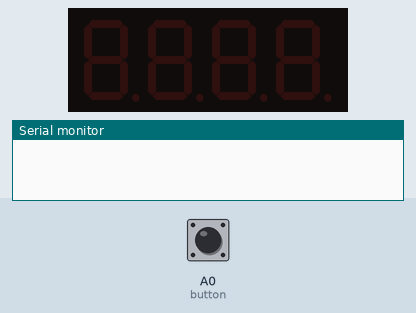
Bench run of a sketch on a simulated Arduino Uno, built with avr-gcc and run on an emulated ATmega328P. Shown: 4-digit seven-segment display, the last lines printed to the serial monitor. Inputs (shaded band) come from the test bench; at power-on: A0 (button) HIGH.

Above: at 1.2 s.
1.3 s: A0 (button) pulled LOW for 0.15 s
At 1.38 s:
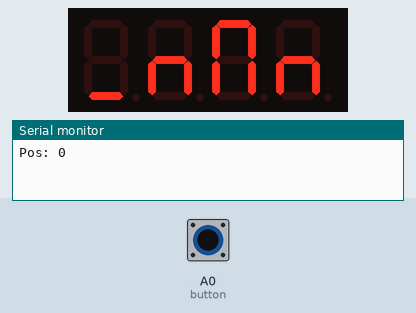
At 1.74 s:
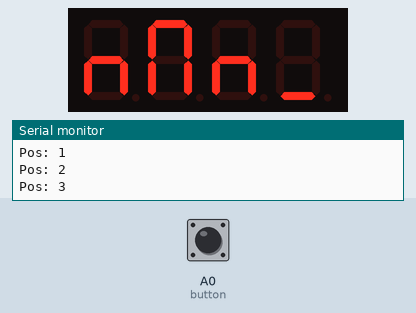

The sketch:

Stairs.ino
```cpp
#include <TM1637Display.h>

#define CLK 5
#define DIO 4

TM1637Display disp(CLK, DIO);

int button = A0;

//   -      A
// |   |  F   B
//   -      G
// |   |  E   C
//   -      D

void setup() {
  Serial.begin(9600);

  pinMode(button, INPUT);

  disp.setBrightness(11);

}

int pos = 0;
int start = 0;
void loop() {

  int read = digitalRead(button);

  if(read == 0 || start == 1){
    start = 1;

    Serial.print("Pos: ");
    Serial.print(pos);
    Serial.print("\n\n");

    uint8_t stairs[4];

    uint8_t temp[] = {
      SEG_D,
      SEG_E | SEG_C | SEG_G,
      SEG_E | SEG_C | SEG_F | SEG_B | SEG_A,
      SEG_E | SEG_C | SEG_G
    };

    int len = sizeof(temp) / sizeof(uint8_t);
    for(int i = 0; i < len; i++){

      int index = i + pos;

      if(index >= len){
        index = index - len;
      }

      stairs[index] = temp[i];
    }

    disp.setSegments(stairs);

    pos++;
    delay(100);

    if(pos > 3){
      pos = 0;
    }
  }

}
```

Measured:
- after the input at 1.3 s, the display: changes at once (image 1)
